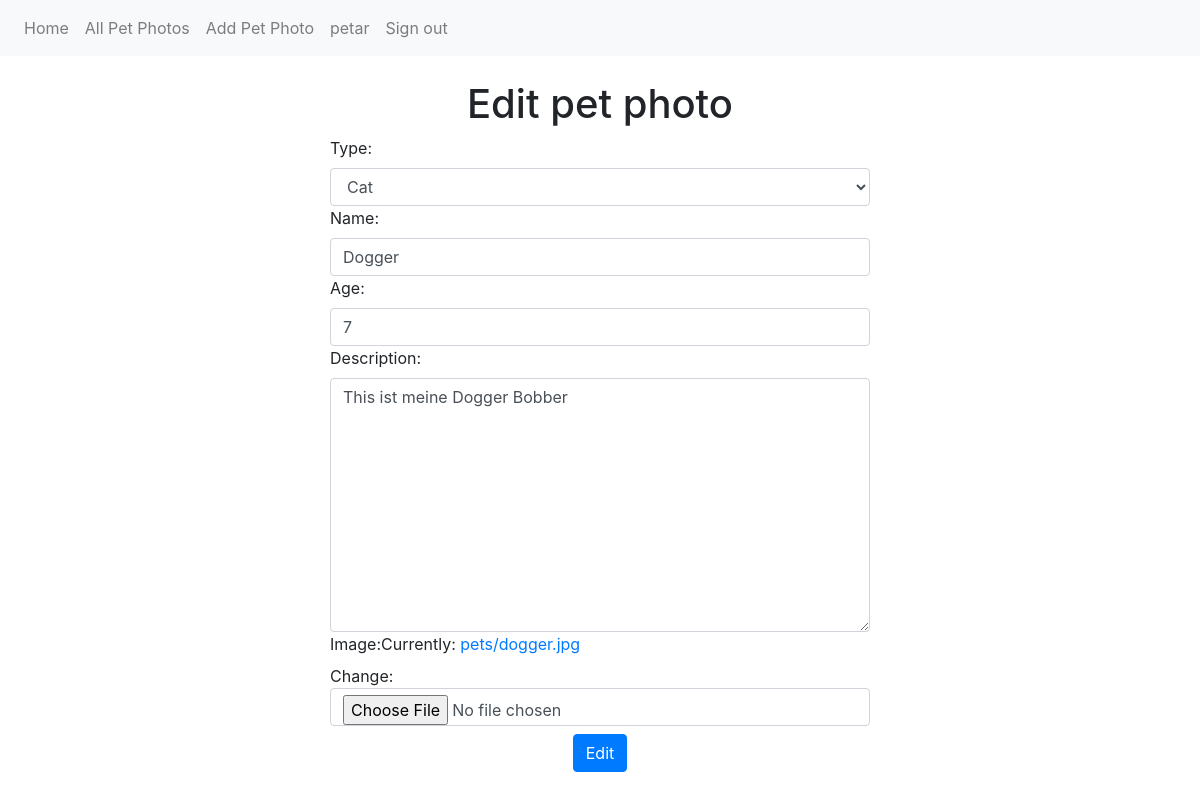
Screenshot of /pets/edit/9/ (signed in) with the database file from the repository.
### Petstagram/pets/models.py (models this page shows, shortened)
class Pet(models.Model):
    DOG = 'dog'
    CAT = 'cat'
    PARROT = 'parrot'
    UNKNOWN = 'unknown'
    PET_TYPES = (
        (DOG, 'Dog'),
        (CAT, 'Cat'),
        (PARROT, 'Parrot'),
        (UNKNOWN, 'Unknown'),
    )
    type = models.CharField(max_length=7, choices=PET_TYPES, default=UNKNOWN)
    name = models.CharField(max_length=6, blank=False)
    age = models.IntegerField(blank=False)
    description = models.TextField(blank=False)
    image = models.ImageField(
        upload_to='pets',
    )
    user = models.ForeignKey(UserProfile, on_delete=models.CASCADE)

### Petstagram/pets/views.py (the view, shortened to what this page needs)
# urls.py: path('edit/<int:pk>/', UpdatePetView.as_view(), name='edit pet'),
class UpdatePetView(auth_mixins.LoginRequiredMixin, views.UpdateView):
    template_name = 'pet_edit.html'
    model = Pet
    form_class = PetForm

### Petstagram/pets/forms/pet_form.py
class PetForm(forms.ModelForm):
    def __init__(self, *args, **kwargs):
        super().__init__(*args, **kwargs)
        for (_, field) in self.fields.items():
            field.widget.attrs['class'] = 'form-control'
    class Meta:
        model = Pet
        exclude = ('user',)
        widgets = {
            'image_url': forms.TextInput(
                attrs={
                    'id': 'img_input',
                }
            )
        }

### templates/pet_edit.html (shortened to what this page needs)
{% extends 'shared/site.html' %}
{% block site_content %}
    <h1 class="text-center">Edit pet photo</h1>
    <div class="row">
        <div class="col-lg-3"></div>
        <div class="col-lg-6">
            <form method="post" action="{% url 'edit pet' pet.pk %}" class="furniture-form" enctype="multipart/form-data">
                {{ form }}
                <button class="btn btn-primary mt-2 mx-auto d-block" type="submit">Edit</button>
            </form>
        </div>
        <div class="col-lg-3"></div>
    </div>
{% endblock %}

### templates/shared/site.html (shortened to what this page needs)
<!DOCTYPE html>
<html lang="en">
<head>
    <link rel="stylesheet" href="https://stackpath.bootstrapcdn.com/bootstrap/4.3.1/css/bootstrap.min.css"
>
    <link rel="stylesheet" href="https://stackpath.bootstrapcdn.com/font-awesome/4.7.0/css/font-awesome.min.css"
>
</head>
<body>
<nav class="navbar navbar-expand-lg navbar-light bg-light" style="margin-bottom:2%">
    <div class="collapse navbar-collapse" id="navbarNavDropdown">
        <ul class="navbar-nav">
            <a class="nav-link" href="/">Home</a>
            <a class="nav-link" href="{% url 'list pets' %}">All Pet Photos</a>
            <a class="nav-link" href="{% url 'create pet' %}">Add Pet Photo</a>
            {% if user.is_authenticated %}
                <li class="nav-item">
                    <a class="nav-link" href="{% url 'user profile' user.pk %}">{{ user.username }}</a>
                </li>
                <li class="nav-item">
                    <a class="nav-link" href="{% url 'signout user' %}">Sign out</a>
                </li>
            {% endif %}
        </ul>
    </div>
</nav>
<div class="container">
    {% block site_content %}
    {% endblock %}
</div>
</body>
</body>
</html>

### rows the page displays
Pet: type "Cat", name "Dogger", age "7", description "This ist meine Dogger Bobber"

### other values shown
{{ user.username }} "petar"
